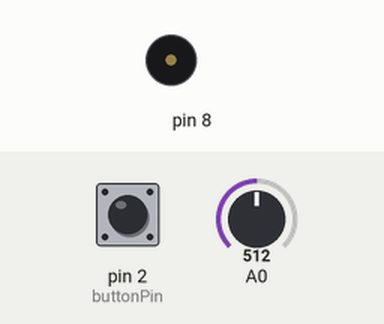
This sketch was run on a simulated Arduino Uno, built with avr-gcc and run on an emulated ATmega328P. Parts: buzzer (waves = sounding). The inputs (shaded band) are chosen by the test bench; at power-on: pin 2 (buttonPin) LOW, A0 = 512.

Above: at 1.2 s.
1.3 s: pin 2 (buttonPin) pulled HIGH for 0.15 s
At 2.4 s:
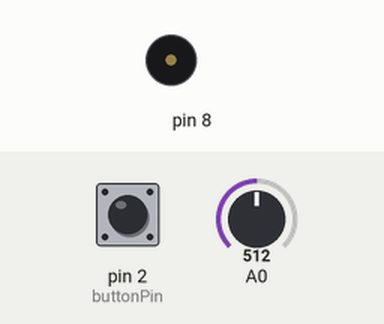
2.9 s: pin 2 (buttonPin) pulled HIGH for 3.2 s
At 4.3 s:
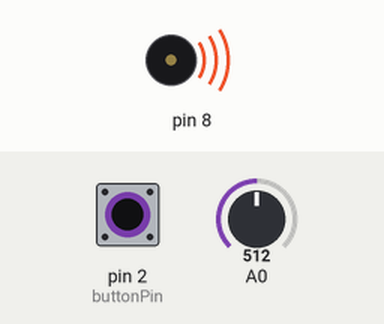
Timing chart, 0 to 7.6 s (numbered marks = the images above; inputs shaded):
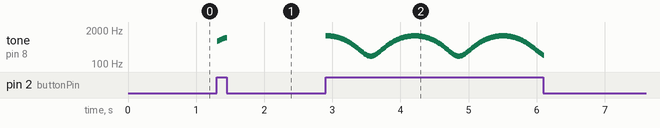

The sketch:

synth_test_v1.ino
```cpp
const int buttonPin = 2;
int note1 = 0;
int phase_inc = 1;
int phase_min = 100;
int phase_max = 5000;

int phase = 0;

int buttonState = 0;

double potVal = 0.0;

void setup(){
  Serial.begin(9600);
  pinMode(buttonPin,INPUT);
  note1 = phase_min;
}

void loop(){
  buttonState = digitalRead(buttonPin);
  if(buttonState==HIGH){
    tone(8,note1);
  } else {
    noTone(8);
  }

  potVal = (1.0/1023) * analogRead(A0);
  //Serial.println(potVal);

  phase = (phase+phase_inc)%5000;
  //note1 = ((sin(phase*0.1)+1)*500)+200;
  note1 = ((sin(phase*0.1*potVal)+1)*500)+200;
  //Serial.println("note:");
  //Serial.println(note1);
  //Serial.println("phase:");
  //Serial.println(phase);
  delay(10);

}
```

Measured:
- after the input at 1.3 s, tone on pin 8: plays 736 Hz for 0.01 s, 761 Hz for 0.01 s, 786 Hz for 0.01 s, 810 Hz for 0.01 s, 834 Hz for 0.01 s, 858 Hz for 0.01 s … (14 notes in this stretch), starting at once
- after the input at 2.9 s, tone on pin 8: plays 1199 Hz for 0.02 s, 1198 Hz for 0.01 s, 1195 Hz for 0.01 s, 1192 Hz for 0.01 s, 1187 Hz for 0.01 s, 1180 Hz for 0.01 s … (304 notes in this stretch), starting at once
